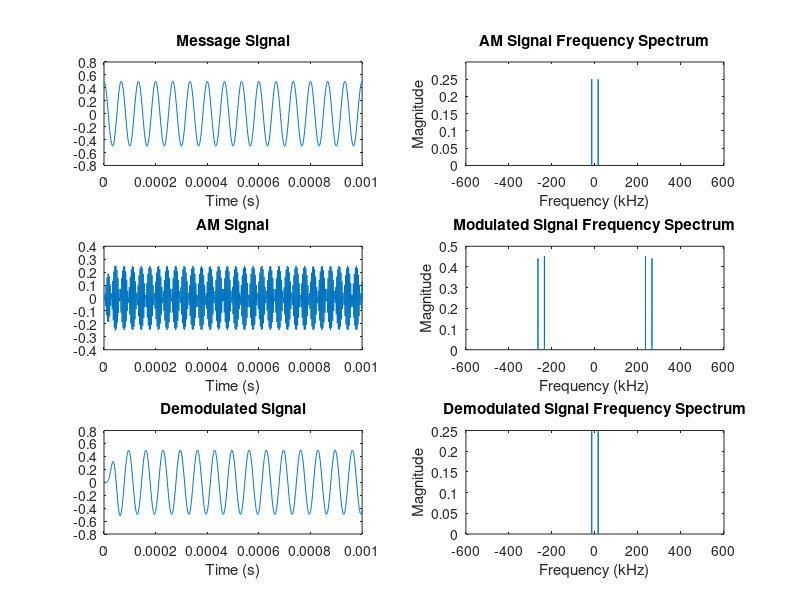

Here is the MATLAB script that generated this plot:
% L.B.I.P Thilakasiri - E/16/367
% EE357 Communication Systems: Laboratary 01 - DSB-SC Section II
clear all;
% general specifications
ac = 1;
am = 0.5;
fs = 1000000;                         
t1 = 0:1/fs:8;  
len = length(t1);
fm = 15000;
fc = 250*1000;
cof = 2*15*1000;          % cut-off freq
l_cof = fc - cof;         % lower cut-off freq
h_cof = fc + cof;         % higher cut-off freq
order = 3;                            
fn = fs/len;
ff = -fs/2:fn:fs/2-fn;

% signal specifications
mt = am*cos(2*pi*fm.*t1);
wc = 2*pi*fc;
ct = cos(wc.*t1);
swm = abs(fftshift(fft(mt)));

% Nonlinear DSB-SC Modulation
x1t = (mt + ct);
x2t = (-mt + ct);

% non-linear device
a = 2;
b = 1;
y1t = a*(x1t) + b*((x1t).^2);
y2t = a*(x2t) + b*((x2t).^2);
zt1 = y1t - y2t;
l_cof1 = l_cof/(fs/2);
h_cof1 = h_cof/(fs/2);

[c,d] = butter(3,([l_cof1 h_cof1]));
st = filter(c,d ,zt1);
%    'HalfPowerFrequency1',(l_cof/(fs/2)),'HalfPowerFrequency2',(h_cof/(fs/2)), ...
%    'SampleRate',fs/2);
%st = filter(d,zt1);
% modulated output
swmm = abs(fftshift(fft(st))); 

% Demodulator
st = st/8;
x3t = (st + ct);
x4t = (-st + ct);
a = 2;
b = 1;
y3t = a*(x3t) + b*((x3t).^2);
y4t = a*(x4t) + b*((x4t).^2);
zt2 = y3t - y4t;

% filter from Section I
cof2 = 30000/(fs/2);               
order2 = 5;
[bb, aa] = butter(order2,cof2);
fot = filter(bb, aa, zt2);
swdm = abs(fftshift(fft(fot))); % demodulated output

figure (1)
subplot(3, 2, 1);
plot(t1,mt);
xlim([0,0.001]);
xlabel('Time (s)')
title("Message Signal");

subplot(3, 2, 3);
plot(t1,st);
xlim([0,0.001]);
xlabel('Time (s)')
title("AM Signal");

subplot(3, 2, 5);
plot(t1,fot);
xlim([0,0.001]);
xlabel('Time (s)')
title("Demodulated Signal");

subplot(3, 2, 2);
plot(ff/1000, abs(swm)/len);
ylim([0,0.3]);
xlabel('Frequency (kHz)')
ylabel('Magnitude')
title("AM Signal Frequency Spectrum");

subplot(3, 2, 4);
plot(ff/1000, abs(swmm)/len);
xlabel('Frequency (kHz)')
ylabel('Magnitude')
title("Modulated Signal Frequency Spectrum");

subplot(3, 2, 6);
plot(ff/1000, abs(swdm)/len);
xlabel('Frequency (kHz)')
ylabel('Magnitude')
title("Demodulated Signal Frequency Spectrum");

